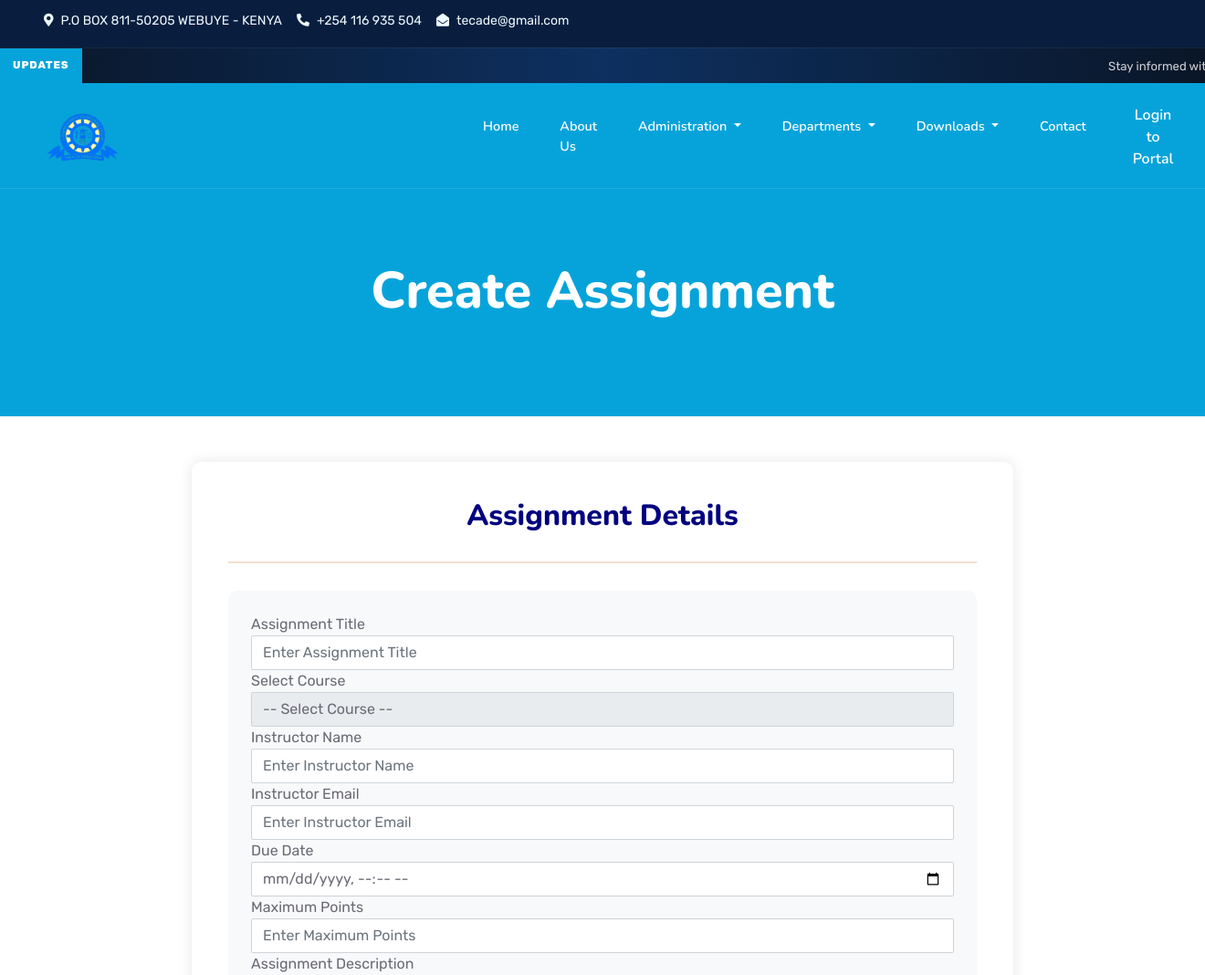
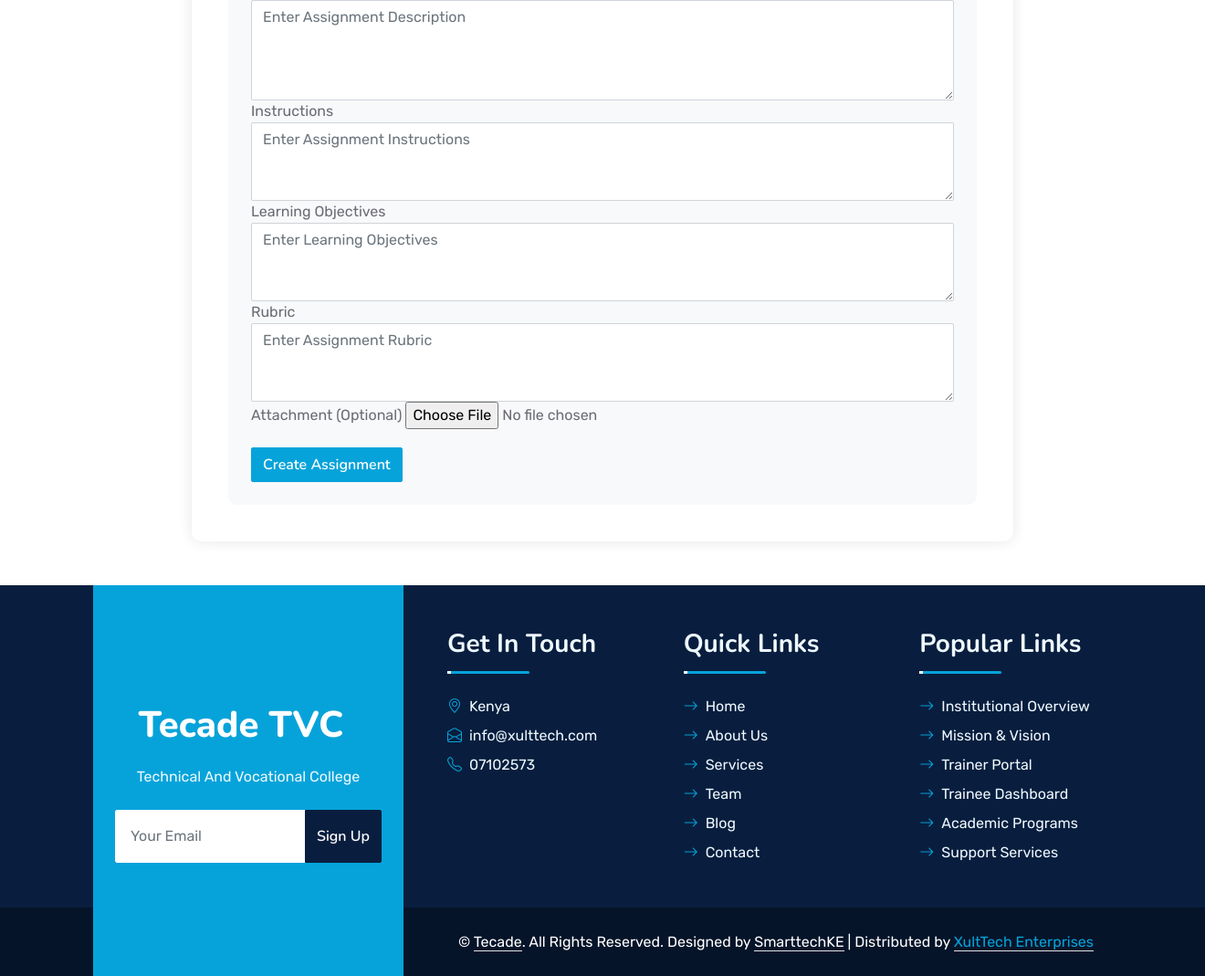
The page /trainee/assignments/create/ (signed in) on the database its author committed (2 pictures, top to bottom).
### home/models.py (models this page shows, shortened)
class MainPage(models.Model):
    site_title = models.CharField(
        max_length=200,
    )
    favicon = models.ImageField(
        upload_to='site/',
        blank=True,
        null=True
    )
    topbar_location = models.CharField(max_length=255, blank=True)
    topbar_phone = models.CharField(max_length=50, blank=True)
    topbar_email = models.EmailField(blank=True)
    topbar_twitter = models.URLField(blank=True)
    topbar_facebook = models.URLField(blank=True)
    topbar_linkedin = models.URLField(blank=True)
    topbar_instagram = models.URLField(blank=True)
    topbar_youtube = models.URLField(blank=True)
    nav_logo = models.ImageField(
        upload_to='site/',
        blank=True,
        null=True
    )
    institution_name = models.CharField(
        max_length=255,
        help_text="Full institution name shown in navbar"
    )
    footer_location = models.CharField(max_length=255, blank=True)
    footer_phone = models.CharField(max_length=50, blank=True)
    footer_email = models.EmailField(blank=True)
    footer_twitter = models.URLField(blank=True)
    footer_facebook = models.URLField(blank=True)
    footer_linkedin = models.URLField(blank=True)
    footer_instagram = models.URLField(blank=True)
    footer_youtube = models.URLField(blank=True)
    footer_about_title = models.CharField(max_length=200)
    footer_about_desc = models.TextField()
    footer_about_logo = models.ImageField(
        upload_to='site/',
        blank=True,
        null=True
    )

### trainee/views.py (the view, shortened to what this page needs)
# urls.py: path('assignments/create/', views.create_assignment, name='create_assignment'),
@login_required
def create_assignment(request):
    courses = Course.objects.all()
    return render(request, 'adminpages/create_assignment.html', {'courses': courses})

### templates/adminpages/create_assignment.html (shortened to what this page needs)
{% extends 'clientside/base.html' %}
{% load static %}
{% block extra_styles %}
<link href="https://cdnjs.cloudflare.com/ajax/libs/font-awesome/5.10.0/css/all.min.css" rel="stylesheet">
<link href="https://cdn.jsdelivr.net/npm/bootstrap-icons@1.4.1/font/bootstrap-icons.css" rel="stylesheet">
<link href="{% static 'lib/owlcarousel/assets/owl.carousel.min.css' %}" rel="stylesheet">
<link href="{% static 'lib/animate/animate.min.css' %}" rel="stylesheet">
<link href="{% static 'css/bootstrap.min.css' %}" rel="stylesheet">
<link href="{% static 'css/style.css' %}" rel="stylesheet">
{% endblock %}
{% block content %}
<div class="container-fluid py-5 bg-primary" style="margin-bottom: 50px;">
    <div class="row py-5">
        <div class="col-12 pt-lg-5 mt-lg-5 text-center">
            <h1 class="display-4 text-white">Create Assignment</h1>
        </div>
    </div>
</div>
<div class="container" style="max-width: 900px; margin: auto; background-color: #fff; padding: 40px; border-radius: 10px; box-shadow: 0 0 15px rgba(0,0,0,0.1);">
    <h2 style="text-align: center; color: navy; margin-bottom: 30px;">Assignment Details</h2>
    <hr style="border: 1px solid peru; margin-bottom: 30px;">
    <form method="POST" enctype="multipart/form-data" style="background-color: #f8f9fa; padding: 25px; border-radius: 10px;">
        <div class="form-group">
            <label for="title">Assignment Title</label>
            <input type="text" class="form-control" id="title" name="title" placeholder="Enter Assignment Title" required>
        </div>
        <div class="form-group">
            <label for="course">Select Course</label>
            <select class="form-control" id="course" name="course" required>
                <option value="">-- Select Course --</option>
            </select>
        </div>
        <div class="form-group">
            <label for="instructor_name">Instructor Name</label>
            <input type="text" class="form-control" id="instructor_name" name="instructor_name" placeholder="Enter Instructor Name" required>
        </div>
        <div class="form-group">
            <label for="instructor_email">Instructor Email</label>
            <input type="email" class="form-control" id="instructor_email" name="instructor_email" placeholder="Enter Instructor Email" required>
        </div>
        <div class="form-group">
            <label for="due_date">Due Date</label>
            <input type="datetime-local" class="form-control" id="due_date" name="due_date" required>
        </div>
        <div class="form-group">
            <label for="max_points">Maximum Points</label>
            <input type="number" class="form-control" id="max_points" name="max_points" placeholder="Enter Maximum Points" required>
        </div>
        <div class="form-group">
            <label for="description">Assignment Description</label>
            <textarea class="form-control" id="description" name="description" rows="4" placeholder="Enter Assignment Description" required></textarea>
        </div>
        <div class="form-group">
            <label for="instructions">Instructions</label>
            <textarea class="form-control" id="instructions" name="instructions" rows="3" placeholder="Enter Assignment Instructions"></textarea>
        </div>
        <div class="form-group">
            <label for="learning_objectives">Learning Objectives</label>
            <textarea class="form-control" id="learning_objectives" name="learning_objectives" rows="3" placeholder="Enter Learning Objectives"></textarea>
        </div>
        <div class="form-group">
            <label for="rubric">Rubric</label>
            <textarea class="form-control" id="rubric" name="rubric" rows="3" placeholder="Enter Assignment Rubric"></textarea>
        </div>
        <div class="form-group">
            <label for="attachment">Attachment (Optional)</label>
            <input type="file" class="form-control-file" id="attachment" name="attachment">
        </div>
        <button type="submit" class="btn btn-primary btn-block" style="margin-top: 20px;">
            Create Assignment
        </button>
    </form>
</div>
{% endblock %}

### templates/clientside/base.html (shortened to what this page needs)
<!DOCTYPE html>
<html lang="en">
{% load static %}
<head>
    {% block extra_styles %}{% endblock %}
</head>
<body>
    <div class="container-fluid bg-dark px-5 d-none d-lg-block">
        <div class="row gx-0">
            <div class="col-lg-8 text-center text-lg-start mb-2 mb-lg-0">
                <div class="d-inline-flex align-items-center" style="height: 45px;">
                    {% if site %}
                    <small class="me-3 text-light">
                        <i class="fa fa-map-marker-alt me-2"></i>{{ site.topbar_location }}
                    </small>
                    <small class="me-3 text-light">
                        <i class="fa fa-phone-alt me-2"></i>{{ site.topbar_phone }}
                    </small>
                    <small class="text-light">
                        <i class="fa fa-envelope-open me-2"></i>{{ site.topbar_email }}
                    </small>
                    {% endif %}
                </div>
            </div>
            <div class="col-lg-4 text-center text-lg-end">
            </div>
        </div>
    </div>
    <div class="marquee-banner">
        <span class="marquee-label">Updates</span>
        <div class="marquee-track">
            <span class="marquee-scroll">
                Stay informed with the latest news and announcements from Tecade
            </span>
        </div>
    </div>
    <div class="container-fluid position-relative p-0">
        <nav class="navbar navbar-expand-lg navbar-dark px-5 py-3 py-lg-0">
            <a href="/" class="navbar-brand d-flex align-items-center me-3 p-0">
                {% if site and site.nav_logo %}
                <img src="{{ site.nav_logo.url }}" alt="Logo" class="brand-logo">
                {% endif %}
                <div class="brand-marquee ms-2 navbar-nav ms-auto nav-link">
                    <span style="font-size: 30px;">
                    </span>
                </div>
            </a>
            <div class="collapse navbar-collapse" id="navbarCollapse">
                <div class="navbar-nav ms-auto py-0">
                    <a href="/" class="nav-item nav-link {% if request.path == '/' %}active{% endif %}">Home</a>
                    <a href="/about" class="nav-item nav-link {% if request.path == '/about/' %}active{% endif %}">About
                        Us</a>
                    <div class="nav-item dropdown">
                        <a href="#"
                            class="nav-link dropdown-toggle {% if '/institutional' in request.path or '/bom' in request.path %}active{% endif %}"
                            data-bs-toggle="dropdown">
                            Administration
                        </a>
                    </div>
                    <div class="nav-item dropdown">
                        <a href="#"
                            class="nav-link dropdown-toggle {% if '/academic_departments' in request.path or '/non_academic' in request.path %}active{% endif %}"
                            data-bs-toggle="dropdown">
                            Departments
                        </a>
                    </div>
                    <div class="nav-item dropdown">
                        <a href="#" class="nav-link dropdown-toggle
                            {% if '/downloads' in request.path or '/jobs' in request.path %}active{% endif %}"
                            data-bs-toggle="dropdown">
                            Downloads
                        </a>
                    </div>
                    <a href="/contact"
                        class="nav-item nav-link {% if request.path == '/contact/' %}active{% endif %}">Contact</a>
                </div>
                <a href="{% url 'login' %}" class="btn btn-primary py-2 px-4 ms-3">Login to Portal</a>
            </div>
        </nav>
        {% block content %}{% endblock content %}
        <div class="container-fluid bg-dark text-light mt-5 wow fadeInUp" data-wow-delay="0.1s">
            <div class="container">
                <div class="row gx-5">
                    <div class="col-lg-4 col-md-6 footer-about">
                        <div
                            class="d-flex flex-column align-items-center justify-content-center text-center h-100 bg-primary p-4">
                            <a href="/" class="navbar-brand">
                                <h1 class="m-0 text-white">
                                    {% if site.footer_about_title %}
                                    {{ site.footer_about_title }}
                                    {% else %}
                                    ASMTTI
                                    {% endif %}
                                </h1>
                            </a>
                            <p class="mt-3 mb-4">{{ site.footer_about_desc }}</p>
                            <form action="">
                                <div class="input-group">
                                    <input type="text" class="form-control border-white p-3" placeholder="Your Email">
                                    <button class="btn btn-dark">Sign Up</button>
                                </div>
                            </form>
                        </div>
                    </div>
                    <div class="col-lg-8 col-md-6">
                        <div class="row gx-5">
                            <div class="col-lg-4 col-md-12 pt-5 mb-5">
                                <div class="section-title section-title-sm position-relative pb-3 mb-4">
                                    <h3 class="text-light mb-0">Get In Touch</h3>
                                </div>
                                <div class="d-flex mb-2"><i class="bi bi-geo-alt text-primary me-2"></i>
                                    <p class="mb-0">{{ site.footer_location }}</p>
                                </div>
                                <div class="d-flex mb-2"><i class="bi bi-envelope-open text-primary me-2"></i>
                                    <p class="mb-0">{{ site.footer_email }}</p>
                                </div>
                                <div class="d-flex mb-2"><i class="bi bi-telephone text-primary me-2"></i>
                                    <p class="mb-0">{{ site.footer_phone }}</p>
                                </div>
                            </div>
                            <div class="col-lg-4 col-md-12 pt-0 pt-lg-5 mb-5">
                                <div class="section-title section-title-sm position-relative pb-3 mb-4">
                                    <h3 class="text-light mb-0">Quick Links</h3>
                                </div>
                                <div class="link-animated d-flex flex-column justify-content-start">
                                    <a class="text-light mb-2" href="/"><i
                                            class="bi bi-arrow-right text-primary me-2"></i>Home</a>
                                    <a class="text-light mb-2" href="/about"><i
                                            class="bi bi-arrow-right text-primary me-2"></i>About Us</a>
                                    <a class="text-light mb-2" href="/services"><i
                                            class="bi bi-arrow-right text-primary me-2"></i>Services</a>
                                    <a class="text-light mb-2" href="/team"><i
                                            class="bi bi-arrow-right text-primary me-2"></i>Team</a>
                                    <a class="text-light mb-2" href="/blog"><i
                                            class="bi bi-arrow-right text-primary me-2"></i>Blog</a>
                                    <a class="text-light" href="/contact"><i
                                            class="bi bi-arrow-right text-primary me-2"></i>Contact</a>
                                </div>
                            </div>
                            <div class="col-lg-4 col-md-12 pt-0 pt-lg-5 mb-5">
                                <div class="section-title section-title-sm position-relative pb-3 mb-4">
                                    <h3 class="text-light mb-0">Popular Links</h3>
                                </div>
                                <div class="link-animated d-flex flex-column justify-content-start">
                                    <a class="text-light mb-2" href="#"><i
                                            class="bi bi-arrow-right text-primary me-2"></i>Institutional Overview</a>
                                    <a class="text-light mb-2" href="#"><i
                                            class="bi bi-arrow-right text-primary me-2"></i>Mission & Vision</a>
                                    <a class="text-light mb-2" href="#"><i
                                            class="bi bi-arrow-right text-primary me-2"></i>Trainer Portal</a>
                                    <a class="text-light mb-2" href="#"><i
                                            class="bi bi-arrow-right text-primary me-2"></i>Trainee Dashboard</a>
                                    <a class="text-light mb-2" href="#"><i
                                            class="bi bi-arrow-right text-primary me-2"></i>Academic Programs</a>
                                    <a class="text-light" href="#"><i
                                            class="bi bi-arrow-right text-primary me-2"></i>Support Services</a>
                                </div>
                            </div>
                        </div>
                    </div>
                </div>
            </div>
        </div>
        <div class="container-fluid text-white" style="background: #061429;">
            <div class="container text-center">
                <div class="row justify-content-end">
                    <div class="col-lg-8 col-md-6">
                        <div class="copyright-bar d-flex align-items-center justify-content-center flex-wrap"
                            style="min-height: 75px; padding: 10px 0;">
                            <p class="mb-0">&copy; <a class="text-white border-bottom"
                                    href="http://tecade.xulttech.com/">Tecade</a>. All Rights Reserved.
                                Designed by <a class="text-white border-bottom"
                                    href="https://smarttech.co.ke/">SmarttechKE</a> |
                                Distributed by <a class="border-bottom" href="#" target="_blank">XultTech
                                    Enterprises</a>
                            </p>
                        </div>
                    </div>
                </div>
            </div>
        </div>
</body>
</html>

### rows shown on the page
MainPage: topbar_location "P.O BOX 811-50205 WEBUYE - KENYA", topbar_phone "+254 116 935 504", topbar_email "tecade@gmail.com", nav_logo (picture), footer_about_title "Tecade TVC", footer_about_desc "Technical And Vocational College", footer_location "Kenya", footer_email "info@xulttech.com", footer_phone "07102573"
